Frame 1 (no input): blank canvas, image omitted
Frame 60 (no input): blank canvas, image omitted
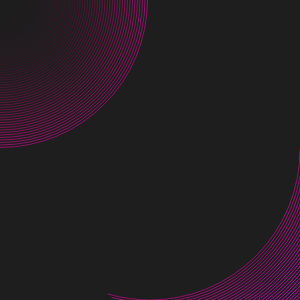
Frame 120 (the mouse pressed at the canvas centre since frame 60)

The p5.js sketch whose frames 1 and 60 were blank and that drew this single picture after the mouse press (run headless with seeded random() and noise() and a simulated clock; from frame 60 on, the mouse is pressed at the canvas centre):

// p5.js sketch
// ── sketch.js
var pressed = false;
var x = [];
var y = [];
function setup() {
  createCanvas(300, 300);
}

function draw() {
  background(30);
  x.push(mouseX);
  y.push(mouseY);
  
  if (pressed) {
    for (var i = x.length - 1; i > 0; i--) {
      stroke(i*5, 0, i*3, 255*(i/x.length));
      arc(x[i], y[i], i*5, i*5, 0, PI*((x.length - 1 - i)/100));
    }
  }
}

function mousePressed() {
  noFill();
  pressed = !pressed;
  if (!pressed) {
    x = [];
    y = [];
  }
}
